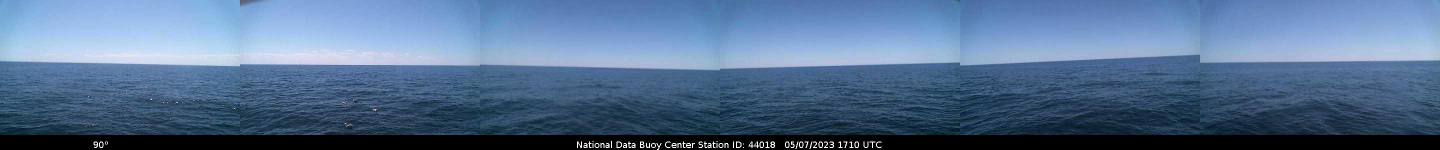
#> input picture W44A_2023_05_07_1710.jpg, 2880 x 300 px (shown at 1/2 size)
$ jupyter execute --allow-errors clickup_task_alpha1.ipynb   (shell and % lines are left out)
#> lines starting #> are read from the running program, lines starting #| are printed output that depends on the picture; after the words box and inside, x2 and y2 are one past the last pixel; in counts of white or black regions, pixels touching at a corner belong together
[cell 1]
import numpy as np
from PIL import Image
import cv2

def split_into_panels(image, num_panels=6):
    width, height = image.size
    panel_width = width // num_panels
    panels = [image.crop((i * panel_width, 0, (i + 1) * panel_width, height)) for i in range(num_panels)]
    return panels

def crop_bottoms(panels, num_pixels=20):
    cropped_panels = [panel.crop((0, 0, panel.width, panel.height - num_pixels)) for panel in panels]
    return cropped_panels

def detect_horizon_tilt(panel):
    # Assuming you have already implemented the function detect_horizon_line from the previous code
    horizon_tilt = detect_horizon_line(panel)
    return horizon_tilt

def avg_color_above_horizon(panel, horizon_tilt):
    panel_array = np.array(panel.rotate(horizon_tilt))
    height = panel_array.shape[0] // 2
    sky_array = panel_array[:height]
    avg_sky_color = np.mean(sky_array, axis=(0, 1))
    return avg_sky_color

def avg_color_below_horizon(panel, horizon_tilt):
    panel_array = np.array(panel.rotate(horizon_tilt))
    height = panel_array.shape[0] // 2
    ocean_array = panel_array[height:]
    avg_ocean_color = np.mean(ocean_array, axis=(0, 1))
    return avg_ocean_color

def detect_horizon_line(img):
    img = np.array(img)
    gray = cv2.cvtColor(img, cv2.COLOR_BGR2GRAY)

    # Use a Gaussian blur to reduce noise before edge detection
    blurred = cv2.GaussianBlur(gray, (5, 5), 0)
    edges = cv2.Canny(blurred, 50, 150, apertureSize=3)

    # Increase the threshold for HoughLinesP to reduce false positives
    lines = cv2.HoughLinesP(edges, 1, np.pi / 180, 150, minLineLength=100, maxLineGap=20)

    if lines is None:
        return 0

    try:
        # Select the line closest to the horizontal orientation
        closest_horizontal_line = min(lines, key=lambda line: abs(np.arctan2(line[0][3] - line[0][1], line[0][2] - line[0][0])))
        x1, y1, x2, y2 = closest_horizontal_line[0]
        angle = np.arctan2(y2 - y1, x2 - x1) * 180 / np.pi
        return angle
    except Exception as e:
        print(f"Error: {e}")
        return 0

def process_panoramic_image(panoramic_image):
    panels = split_into_panels(panoramic_image)
    cropped_panels = crop_bottoms(panels)

    horizon_tilts = [detect_horizon_tilt(panel) for panel in cropped_panels]
    avg_sky_colors = [avg_color_above_horizon(panel, tilt) for panel, tilt in zip(cropped_panels, horizon_tilts)]
    avg_ocean_colors = [avg_color_below_horizon(panel, tilt) for panel, tilt in zip(cropped_panels, horizon_tilts)]

    return horizon_tilts, avg_sky_colors, avg_ocean_colors

#> (a cell that did not finish here is left out)

[cell 3]
# process image and get results
panoramic_image = Image.open("W44A_2023_05_07_1710.jpg")
#> panoramic_image is the input picture: PIL image 2880x300 RGB; mean R, G, B 84.4, 111.4, 144.3

[cell 4]
import time
# import plt
start = time.time()
import matplotlib.pyplot as plt
rotate_line = detect_horizon_line(panoramic_image)
#> in detect_horizon_line, `edges = cv2.Canny(blurred, 50, 150, apertureSize=3)`:
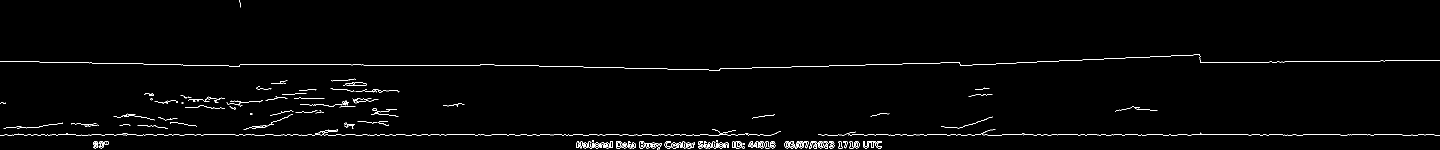
#> edges: shape (300, 2880) (shown at 1/2 size); 1.4% white in thin lines or dots
#> in detect_horizon_line, `lines = cv2.HoughLinesP(edges, 1, np.pi / 180, 150, minLineLength=100,..`: lines = 26 rows, first 6: [530, 269, 1416, 269], [471, 270, 892, 270], [152, 270, 406, 270], [537, 129, 726, 129], [703, 130, 913, 130], [2004, 269, 2868, 269]
#> in detect_horizon_line, `closest_horizontal_line = min(lines, key=lambda line: abs(np.arctan2(l..`: closest_horizontal_line = [[530, 269, 1416, 269]]
#> in detect_horizon_line, `x1, y1, x2, y2 = closest_horizontal_line[0]`: x1 = 530; y1 = 269; x2 = 1416; y2 = 269
#> in detect_horizon_line, `angle = np.arctan2(y2 - y1, x2 - x1) * 180 / np.pi`: angle = 0
#> rotate_line = 0
print(f"rotate_line: {rotate_line}")
#| rotate_line: 0.0
panels = split_into_panels(panoramic_image)
#> in split_into_panels, `panels = [image.crop((i * panel_width, 0, (i + 1) * panel_width, heigh..`: panels = 6 items
#> panels = 6 items
cropped_panels = crop_bottoms(panels)
#> cropped_panels = 6 items
horizon_tilts = [detect_horizon_tilt(panel) for panel in cropped_panels]
#> in detect_horizon_line (call 2), `edges = cv2.Canny(blurred, 50, 150, apertureSize=3)`: edges: shape (280, 480); 1.4% white in thin lines or dots, all inside (x1, y1, x2, y2) = (0, 122, 480, 271)
#> in detect_horizon_tilt, `horizon_tilt = detect_horizon_line(panel)`: horizon_tilt = 0
#> in detect_horizon_line (call 3), `edges = cv2.Canny(blurred, 50, 150, apertureSize=3)`: edges: shape (280, 480); 1.9% white in thin lines or dots, all inside (x1, y1, x2, y2) = (0, 128, 480, 271)
#> in detect_horizon_line (call 4), `edges = cv2.Canny(blurred, 50, 150, apertureSize=3)`: edges: shape (280, 480); 0.71% white in thin lines or dots, all inside (x1, y1, x2, y2) = (0, 129, 480, 271)
#> in detect_horizon_line (call 5), `edges = cv2.Canny(blurred, 50, 150, apertureSize=3)`: edges: shape (280, 480); 0.74% white in thin lines or dots, all inside (x1, y1, x2, y2) = (0, 125, 480, 271)
#> in detect_horizon_line (call 6), `edges = cv2.Canny(blurred, 50, 150, apertureSize=3)`: edges: shape (280, 480); 0.93% white in thin lines or dots, all inside (x1, y1, x2, y2) = (0, 109, 480, 271)
#> in detect_horizon_line (call 7), `img = np.array(img)`:
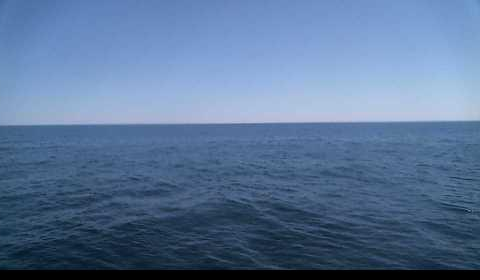
#> img: shape (280, 480, 3); mean R, G, B 89.7, 116.1, 151.3
#> in detect_horizon_line (call 7), `gray = cv2.cvtColor(img, cv2.COLOR_BGR2GRAY)`:
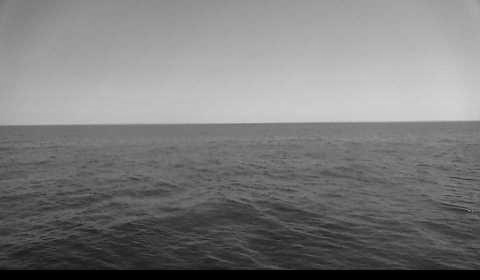
#> gray: shape (280, 480); min 0, max 209, mean 123.6
#> in detect_horizon_line (call 7), `edges = cv2.Canny(blurred, 50, 150, apertureSize=3)`:
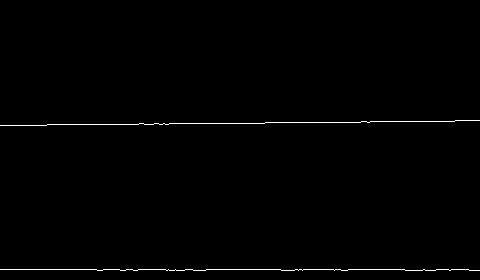
#> edges: shape (280, 480); 0.71% white in thin lines or dots, all inside (x1, y1, x2, y2) = (0, 120, 480, 271)
#> in detect_horizon_line (call 7), `lines = cv2.HoughLinesP(edges, 1, np.pi / 180, 150, minLineLength=100,..`: lines = [[0, 269, 468, 269]]
#> in detect_horizon_line (call 7), `x1, y1, x2, y2 = closest_horizontal_line[0]`: x1 = 0; x2 = 468
#> horizon_tilts = [0, 0, 0, 0, 0, 0]
avg_sky_colors = [avg_color_above_horizon(panel, tilt) for panel, tilt in zip(cropped_panels, horizon_tilts)]
#> in avg_color_above_horizon, `avg_sky_color = np.mean(sky_array, axis=(0, 1))`: avg_sky_color = [157.9, 191.1, 228.5]
#> call 2 of avg_color_above_horizon, with horizon_tilt = 0
#> in avg_color_above_horizon (call 2), `sky_array = panel_array[:height]`:
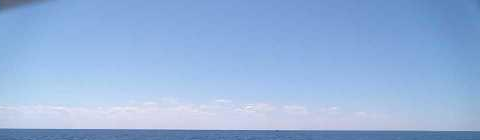
#> sky_array: shape (140, 480, 3); mean R, G, B 149.3, 179.3, 221
#> in avg_color_above_horizon (call 2), `avg_sky_color = np.mean(sky_array, axis=(0, 1))`: avg_sky_color = [149.3, 179.3, 221]
#> in avg_color_above_horizon (call 5), `sky_array = panel_array[:height]`:
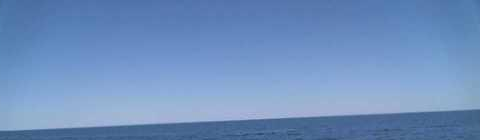
#> sky_array: shape (140, 480, 3); mean R, G, B 110.9, 143.8, 190.4
#> in avg_color_above_horizon (call 5), `avg_sky_color = np.mean(sky_array, axis=(0, 1))`: avg_sky_color = [110.9, 143.8, 190.4]
#> in avg_color_above_horizon (call 6), `sky_array = panel_array[:height]`:
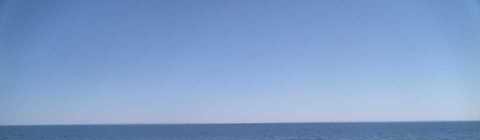
#> sky_array: shape (140, 480, 3); mean R, G, B 128.8, 158.5, 202.2
#> in avg_color_above_horizon (call 6), `avg_sky_color = np.mean(sky_array, axis=(0, 1))`: avg_sky_color = [128.8, 158.5, 202.2]
#> avg_sky_colors = [[157.9, 191.1, 228.5], [149.3, 179.3, 221], [117.5, 152.3, 198.4], [119.2, 153.7, 199.8], [110.9, 143.8, 190.4], [128.8, 158.5, 202.2]]
avg_ocean_colors = [avg_color_below_horizon(panel, tilt) for panel, tilt in zip(cropped_panels, horizon_tilts)]
#> in avg_color_below_horizon, `avg_ocean_color = np.mean(ocean_array, axis=(0, 1))`: avg_ocean_color = [56.24, 83.63, 111.5]
#> call 4 of avg_color_below_horizon, with horizon_tilt = 0
#> in avg_color_below_horizon (call 4), `ocean_array = panel_array[height:]`:
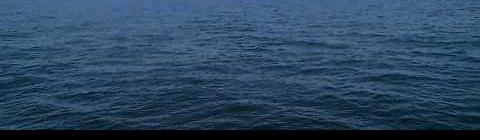
#> ocean_array: shape (140, 480, 3); mean R, G, B 44, 70.3, 96.2
#> in avg_color_below_horizon (call 4), `avg_ocean_color = np.mean(ocean_array, axis=(0, 1))`: avg_ocean_color = [43.99, 70.34, 96.18]
#> in avg_color_below_horizon (call 5), `ocean_array = panel_array[height:]`:
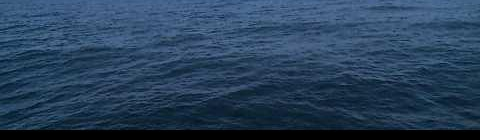
#> ocean_array: shape (140, 480, 3); mean R, G, B 39.7, 63.9, 89.8
#> in avg_color_below_horizon (call 5), `avg_ocean_color = np.mean(ocean_array, axis=(0, 1))`: avg_ocean_color = [39.66, 63.88, 89.82]
#> in avg_color_below_horizon (call 6), `ocean_array = panel_array[height:]`:
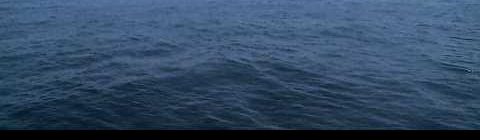
#> ocean_array: shape (140, 480, 3); mean R, G, B 50.5, 73.7, 100.4
#> in avg_color_below_horizon (call 6), `avg_ocean_color = np.mean(ocean_array, axis=(0, 1))`: avg_ocean_color = [50.51, 73.73, 100.4]
#> avg_ocean_colors = [[56.24, 83.63, 111.5], [52.39, 76.86, 104.9], [47.85, 74.56, 100.8], [43.99, 70.34, 96.18], [39.66, 63.88, 89.82], [50.51, 73.73, 100.4]]
end = time.time()
print(f"Time: {end - start}")

[cell 5]
# show results
fig, ax = plt.subplots(1, 2, figsize=(20, 10))
ax[0].imshow(panoramic_image)
ax[0].set_title("Original Image")
ax[1].imshow(panoramic_image.rotate(rotate_line))
ax[1].set_title("Rotated Image")
plt.show()

$ run again, with W03A_2022_11_06_0010.jpg copied over W44A_2023_05_07_1710.jpg
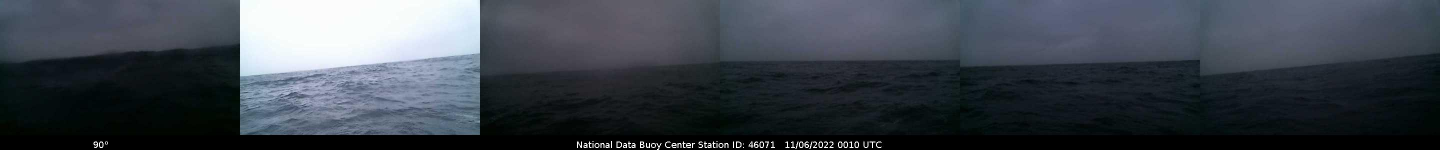
#> input picture W03A_2022_11_06_0010.jpg, 2880 x 300 px (shown at 1/2 size)
#> panoramic_image is the input picture: PIL image 2880x300 RGB; mean R, G, B 60.7, 67.2, 75.7
#> in detect_horizon_line, `edges = cv2.Canny(blurred, 50, 150, apertureSize=3)`:
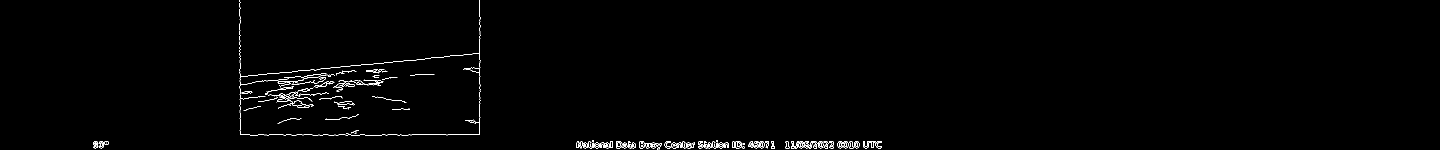
#> edges: shape (300, 2880) (shown at 1/2 size); 0.81% white in thin lines or dots, all inside (x1, y1, x2, y2) = (186, 0, 1764, 300)
#> lines = 18 rows, first 6: [480, 269, 729, 269], [1153, 293, 1549, 293], [1571, 285, 1763, 285], [1571, 295, 1763, 295], [959, 269, 959, 0], [1153, 286, 1547, 286]
#> closest_horizontal_line = [[480, 269, 729, 269]]
#> x1 = 480; y1 = 269; x2 = 729; y2 = 269
#> angle = 0
#| rotate_line: 0.0
#> in split_into_panels, `panels = [image.crop((i * panel_width, 0, (i + 1) * panel_width, heigh..`: panels = 6 items
#> gray: shape (280, 480)
#> blurred: shape (280, 480)
#> edges: shape (280, 480); every value is 0
#> horizon_tilt = 0
#> edges: shape (280, 480); 2.7% white in thin lines or dots, all inside (x1, y1, x2, y2) = (0, 106, 480, 271)
#> horizon_tilts = [0, 0, 0, 0, 0, 0]
#> avg_sky_color = [60.3, 67.18, 78.48]
#> avg_sky_colors = [[60.3, 67.18, 78.48], [231.1, 238.5, 245], [77.98, 78.66, 88.75], [79.22, 85.51, 100.2], [74.31, 82.48, 100.4], [72.31, 80.56, 94.53]]
#> avg_ocean_color = [4.38, 11.54, 11.46]
#> in avg_color_below_horizon (call 4), `ocean_array = panel_array[height:]`:
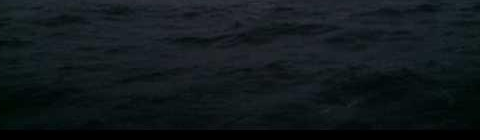
#> ocean_array: shape (140, 480, 3); mean R, G, B 17, 24, 27.8
#> avg_ocean_color = [17, 23.98, 27.8]
#> avg_ocean_colors = [[4.38, 11.54, 11.46], [105.4, 118.8, 138.1], [18.78, 23.33, 25.25], [17, 23.98, 27.8], [14.39, 21.83, 26.88], [14.05, 20.88, 25.99]]

$ run again, with W22A_2022_11_06_0010.jpg copied over W44A_2023_05_07_1710.jpg
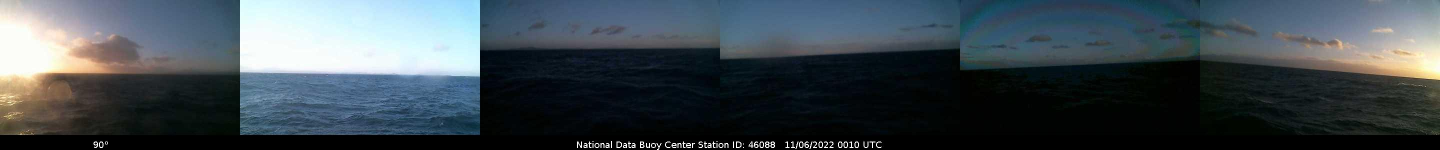
#> input picture W22A_2022_11_06_0010.jpg, 2880 x 300 px (shown at 1/2 size)
#> panoramic_image is the input picture: PIL image 2880x300 RGB; mean R, G, B 63.8, 74.1, 80.5
#> edges: shape (300, 2880); 0.84% white in thin lines or dots
#> lines = 21 rows, first 6: [480, 269, 812, 269], [1153, 287, 1549, 294], [792, 270, 931, 270], [641, 147, 904, 151], [1330, 285, 1549, 285], [1153, 295, 1548, 295]
#> closest_horizontal_line = [[480, 269, 812, 269]]
#> x1 = 480; y1 = 269; x2 = 812; y2 = 269
#> angle = 0
#| rotate_line: 0.0
#> in split_into_panels, `panels = [image.crop((i * panel_width, 0, (i + 1) * panel_width, heigh..`: panels = 6 items
#> gray: shape (280, 480)
#> blurred: shape (280, 480)
#> edges: shape (280, 480); 0.65% white in thin lines or dots, all inside (x1, y1, x2, y2) = (0, 145, 377, 271)
#> horizon_tilt = 0
#> edges: shape (280, 480); 1.2% white in thin lines or dots, all inside (x1, y1, x2, y2) = (0, 144, 480, 271)
#> edges: shape (280, 480); every value is 0
#> edges: shape (280, 480); 0.58% white in thin lines or dots, all inside (x1, y1, x2, y2) = (0, 79, 480, 271)
#> horizon_tilts = [0, 0, 0, 0, 0, 4.86]
#> avg_sky_color = [145.3, 147.3, 153.4]
#> avg_sky_colors = [[145.3, 147.3, 153.4], [219.3, 245.2, 253], [54.24, 69.13, 85.23], [59.11, 78.63, 95.54], [45.24, 69.22, 82.32], [120.7, 124.5, 126.5]]
#> avg_ocean_color = [58.29, 54.15, 45.55]
#> in avg_color_below_horizon (call 6), `ocean_array = panel_array[height:]`:
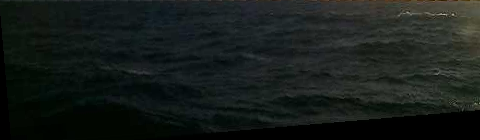
#> ocean_array: shape (140, 480, 3); mean R, G, B 22.4, 28.2, 25.5
#> avg_ocean_color = [22.42, 28.24, 25.48]
#> avg_ocean_colors = [[58.29, 54.15, 45.55], [72.82, 98.92, 123.2], [2.84, 8.41, 13.78], [2.21, 7.42, 10.66], [1.57, 4.42, 3.25], [22.42, 28.24, 25.48]]
